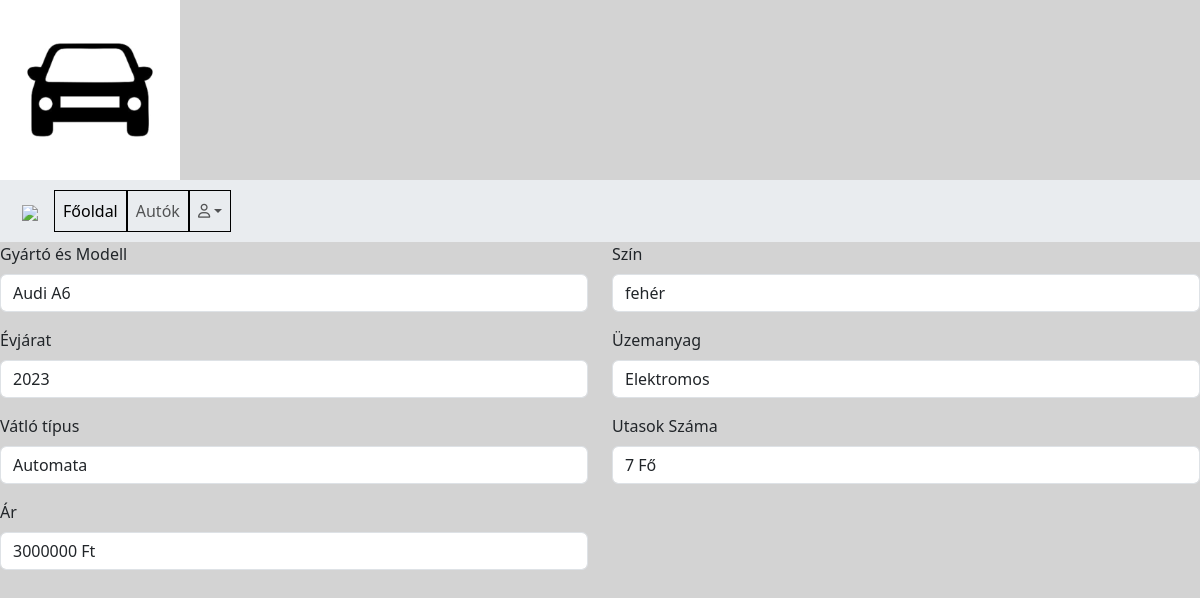
Page /index.php?menu=home&id=1 on the committed database.
### tables this page shows
CREATE TABLE `car` (
  `cars_id` int(11) NOT NULL,
  `gyarto_es_modell` varchar(100) NOT NULL,
  `evjarat` int(11) NOT NULL,
  `szin` varchar(20) NOT NULL,
  `uzemanyag` enum('Diesel','Benzin','Elektromos') NOT NULL,
  `valto_tipus` enum('Automata','Kézi 5 sebességes','Kézi 6 sebességes') NOT NULL,
  `utasok_szama` enum('5','7') NOT NULL,
  `ar` int(255) NOT NULL,
  `images` blob NOT NULL
);

### classes/Database.php (called while the page is built, shortened)
<?php
class Database {
    private $db = null;
    public function __construct($localhost, $username, $password, $db) {
        try {
            $this->db = new mysqli($localhost, $username, $password, $db);
            $this->db->set_charset("utf8");
        } catch (Exception $exc) {
            $this->error = true;
            echo '<p> Az adatbázis nem elérhető!</p>';
            exit();
        }
    }
    public function getKivalasztottAuto($id) {
        $result = $this->db->query("SELECT * FROM `car` WHERE cars_id=" . $id);
        return $result->fetch_assoc();
    }
}

### pages/kivalasztottAuto.php (the view, shortened to what this page needs)
<?php
if (filter_input(INPUT_POST, "KivalasztottAuto", FILTER_VALIDATE_BOOL, FILTER_NULL_ON_FAILURE)) {
    $adatok = $_POST;
    $cars_id = filter_input(INPUT_POST, "cars_id", FILTER_SANITIZE_NUMBER_INT);
    $gyarto_es_modell = htmlspecialchars(filter_input(INPUT_POST, "gyarto_es_modell"));
    $evjarat = filter_input(INPUT_POST, "evjarat");
    $szin = filter_input(INPUT_POST, "szin");
    $uzemanyag = filter_input(INPUT_POST, "uzemanyag");
    $valto_tipus = filter_input(INPUT_POST, "valto_tipus");
    $utasok_szama = filter_input(INPUT_POST, "utasok_szama");
    $ar = filter_input(INPUT_POST, "ar");
    $elerhetoseg = filter_input(INPUT_POST, "elerhetoseg");
} else {
    $carData = $db->getKivalasztottAuto($id);
}
?>
<form method="post" action="index.php?menu=home&id=<?php echo $carData['cars_id']; ?>" enctype="multipart/form-data">
    <div class="row">
        <div class="mb-3 col-6">
            <label for="gyarto_es_modell" class="form-label">Gyártó és Modell</label>
            <input type="text" class="form-control" name="gyarto_es_modell" id="gyarto_es_modell" value="<?php echo $carData['gyarto_es_modell']; ?>">
        </div>
        <div class="mb-3 col-6">
            <label for="szin" class="form-label">Szín</label>
            <input type="text" class="form-control" name="szin" id="szin" value="<?php echo $carData['szin']; ?>">
        </div>
    </div>
    <div class="row">
        <div class="mb-3 col-6">
            <label for="evjarat" class="form-label">Évjárat</label>
            <input type="text" class="form-control" name="evjarat" id="evjarat" value="<?php echo $carData['evjarat']; ?>">
        </div>
        <div class="mb-3 col-6">
            <label for="uzemanyag" class="form-label">Üzemanyag</label>
            <input type="text" class="form-control" name="uzemanyag" id="uzemanyag" value="<?php echo $carData['uzemanyag']; ?>">
        </div>
    </div>
    <div class="row">
        <div class="mb-3 col-6">
            <label for="valto_tipus" class="form-label">Vátló típus</label>
            <input type="text" class="form-control" name="valto_tipus" id="valto_tipus" value="<?php echo $carData['valto_tipus']; ?>">
        </div>
        <div class="mb-3 col-6">
            <label for="utasok_szama" class="form-label">Utasok Száma</label>
            <input type="text" class="form-control" name="utasok_szama" id="utasok_szama" value="<?php echo $carData['utasok_szama'] . " Fő"; ?>">
        </div>
    </div>
    <div class="row">
        <div class="mb-3 col-6">
            <label for="ar" class="form-label">Ár</label>
            <input type="text" class="form-control" name="ar" id="ar" value="<?php echo $carData['ar'] . ' Ft'; ?>">
        </div>
    </div>
</form>

### rows in the picture
car: gyarto_es_modell "Audi A6", szin "fehér", evjarat "2023", uzemanyag "Elektromos", valto_tipus "Automata", utasok_szama "7 Fő", ar "3000000 Ft"
